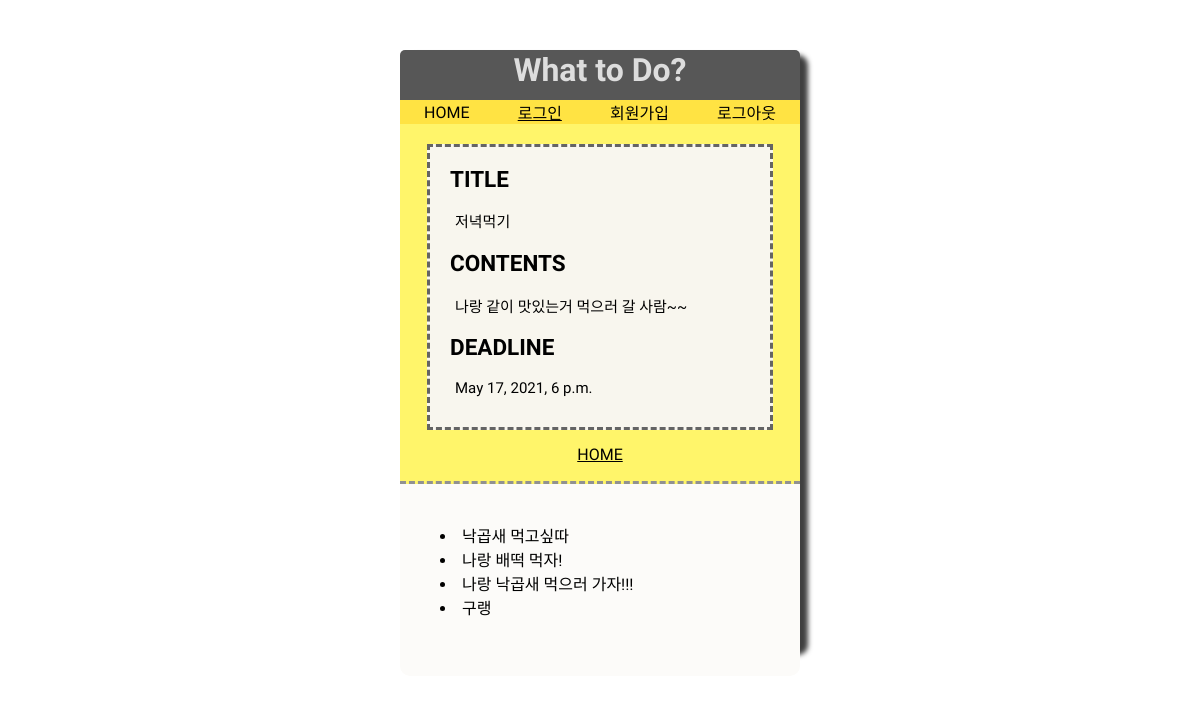
Screenshot of /detail/15 with the database file from the repository.
### app/models.py (models this page shows, shortened)
class Post(models.Model):
    title = models.CharField(max_length=200)
    content = models.TextField()
    deadline = models.DateTimeField(null= True, blank = True)
    author = models.ForeignKey(User, on_delete=models.CASCADE, related_name = 'posts', null = True, default= None)

class Comment(models.Model):
    post = models.ForeignKey(Post, on_delete=models.CASCADE, related_name='comments')
    content = models.TextField()
    author = models.ForeignKey(User, on_delete=models.CASCADE, related_name = 'comments', null =True, default = None)

### app/views.py (the view, shortened to what this page needs)
# urls.py: path('detail/<int:post_pk>', views.detail, name="detail"),
def detail(request, post_pk):
    post = Post.objects.get(pk=post_pk)
    return render(request, 'detail.html', {'post':post})

### app/templates/detail.html (shortened to what this page needs)
<!DOCTYPE html>
<html lang="en">
<head>
    {% load static %}
    <link rel="stylesheet" type ="text/css" href = "{% static 'detail.css' %}">
</head>
<body>
    <div class = container>
        <div class = "title">
            <h1> What to Do?</h1>
        </div>
        <div class = "nav-bar">
            <a class = "nav-item" href ="{% url 'home' %}">HOME</a>
            {% if user.is_authenticated %}
            <a class = "nav-item">안녕하세요, {{ user.username }}님</a>
            <a class = "nav-item" href = "{% url 'logout' %}">로그아웃</a>
            {% else %}
            <a claee = "nav-item" href = "{% url 'login' %}">로그인</a>
            <a class = "nav-item" href = "{% url 'signup' %}">회원가입</a>
            <a class = "nav-item">로그아웃</a>
            {% endif %}
        </div>
        <div class=box>
            <div>
                <h2>TITLE</h2>
                <p>{{	post.title }}</p>
            </div>
            <div>
                <h2>CONTENTS</h2>
                <p>{{ post.content }}</p>
            </div>
            <div>
                <h2>DEADLINE</h2>
                <p>{{post.deadline}}</p>
            </div>
        </div>
        <div class = bar>
            <a href="{%	url 'home'	%}">HOME</a>
        </div>
        <div class = comment>
            <br>
            {% for comment in post.comments.all %}
            <li>{{ comment.content }}</li>
            {% endfor %}
        </div>
    </div>
</body>
</html>

### app/static/detail.css (style rules this page uses)
body { background-image: url('https://cdn.crowdpic.net/list-thumb/thumb_l_BD9725CBE59C9229B808928D5FEDA1EA.jpg'); font-family: 'Roboto Mono', monospace; font-family: 'Do Hyeon', sans-serif; }
.title { margin-top: 0; margin-left:0; margin-right:0; border-top-left-radius: 5px; border-top-right-radius: 5px; height: 50px; background-color: rgb(87, 87, 87); border:3px; z-index: 3; display: flex; color:rgb(221, 221, 221); }
h1 { margin-top: 1px; margin-right: auto; margin-left: auto; }
.container { margin-top: 50px; width:400px; height:600px; border: 0px solid rgb(255, 225, 54); border-radius: 10px; margin-right: auto; margin-left: auto; box-shadow: 8px 5px 5px rgb(63, 63, 63); background-color: rgb(255, 245, 106); z-index: 1; }
.box { font-size: 15px;; margin-top: 20px; margin-right: auto; margin-left: auto; width: 320px; height: 280px; border: 3px dashed rgb(100, 100, 100); background-color: rgb(248, 246, 238); text-decoration: none; padding-left: 20px; }
.box p { margin: 5px; }
.bar { margin-top: 15px; padding-bottom: 17px; margin-right: auto; margin-left: auto; text-align: center; border-bottom: 3px dashed rgb(145, 145, 145); }
a { color: black; }
.comment { height:120px; text-align: left; padding-top: 20px; padding-left: 40px; background-color: rgb(252, 251, 249); margin-bottom: 0; padding-bottom: 52px; border-bottom-left-radius: 10px; border-bottom-right-radius: 10px; }
.nav-bar { width: 100%; background-color: #ffe343; display: flex; justify-content: space-around; align-items: center; }
.nav-item { color: black; text-decoration: none; }

### rows the page displays
Post: title "저녁먹기", content "나랑 같이 맛있는거 먹으러 갈 사람~~", deadline "May 17, 2021, 6 p.m."
Comment: content "낙곱새 먹고싶따"
Comment: content "나랑 배떡 먹자!"
Comment: content "나랑 낙곱새 먹으러 가자!!!"
Comment: content "구랭"
